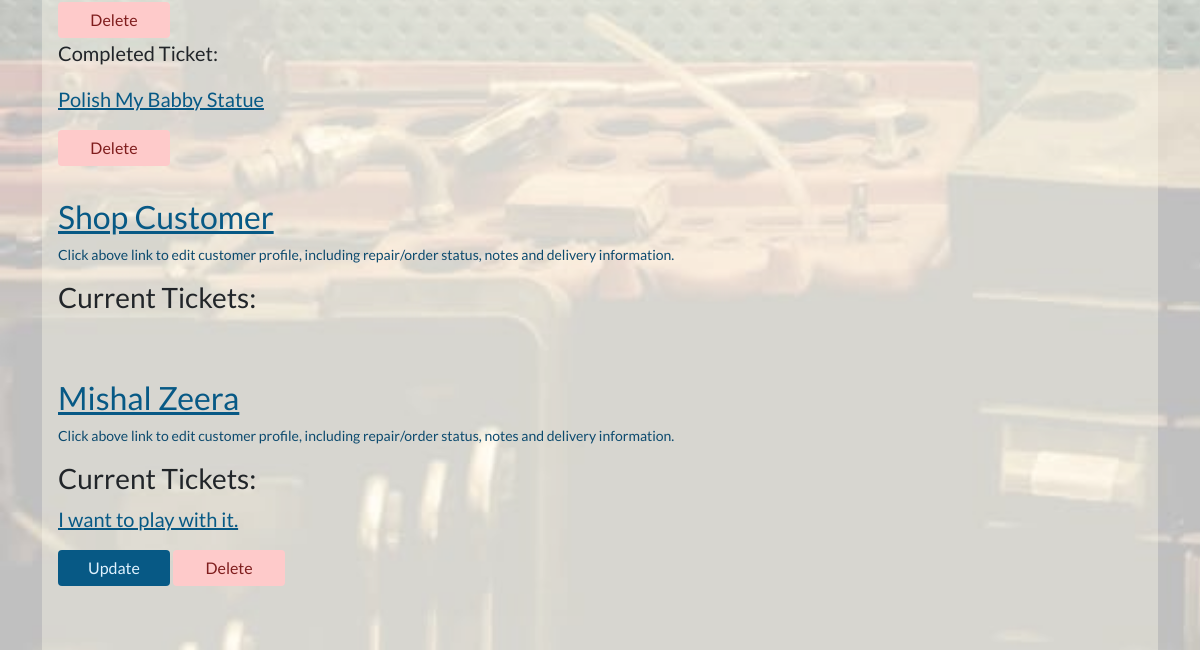
The page /workshop/ticket-overview/ (signed in, lower part) on the database as committed earlier.
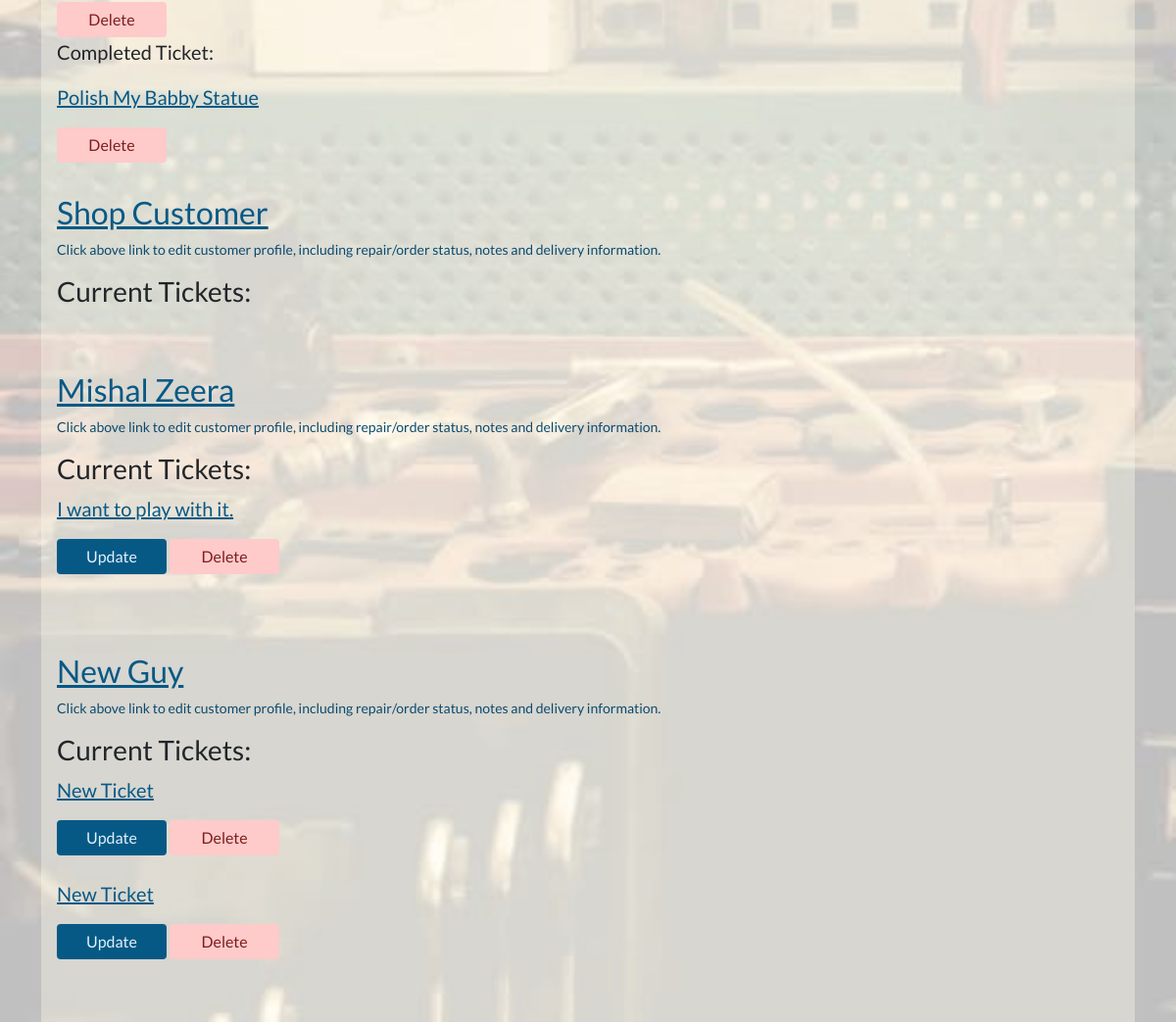
The same page on the database as committed later.
### repairs_restorals/models.py (models this page shows, shortened)
class ServiceTicket(models.Model):
    customer = models.ForeignKey(
        Customer, related_name='service_ticket', on_delete=models.CASCADE)
    workshop_staff_responsible = models.ForeignKey(
        StaffMember, related_name='staff_tickets', on_delete=models.CASCADE)
    title = models.CharField(max_length=255)
    date_created = models.DateField(auto_now_add=True, editable=False)
    last_updated = models.DateField(auto_now=True, editable=False)
    service_description = models.TextField()
    link_to_desired_materials_1 = models.URLField(null=True, blank=True)
    link_to_desired_materials_2 = models.URLField(null=True, blank=True)
    link_to_desired_materials_3 = models.URLField(null=True, blank=True)
    is_completed = models.BooleanField(default=False)
    has_invoice = models.BooleanField(default=False)

### profiles/models.py (models this page shows, shortened)
class Customer(models.Model):
    username = models.OneToOneField(
        User, on_delete=models.CASCADE, null=True, editable=False)
    email = models.EmailField(unique=True, default="start@domain.dj")
    full_name = models.CharField(max_length=100, null=True, blank=True)
    address1 = models.CharField(max_length=100, null=True, blank=True)
    address2 = models.CharField(max_length=100, null=True, blank=True)
    postcode = models.CharField(max_length=40, null=True, blank=True)
    town_or_city = models.CharField(max_length=40, null=True, blank=True)
    country = models.CharField(max_length=40, null=True, blank=True)
    notes = models.TextField(null=True, blank=True)
    staff_notes = models.TextField(null=True, blank=True)
    has_active_shop_orders = models.BooleanField(default=False)
    has_active_repairs = models.BooleanField(default=False)

### repairs_restorals/views.py (the view)
# urls.py: path('ticket-overview/', views.WorkshopStaffTicketOverview.as_view(),
class WorkshopStaffTicketOverview(GroupRequiredMixin, ListView):
    group_required = [u'Workshop Staff']
    queryset = Customer.objects.prefetch_related(
        'service_ticket').filter(has_active_repairs=True)
    template_name = 'repairs_restorals/workshop_ticket_overview.html'
    context_object_name = 'customers'

### invoices/contexts.py (called while the page is built, shortened)
def shopping_cart(request):
    template_cart = []
    products_count = 0
    order_amount = 0
    shipping = 0
    cart = request.session.get('cart', {})
    for item in enumerate(template_cart):
        products_count += 1
    order_total = order_amount + shipping
    stripe_total = round(order_total * 100)
    context = {
        'template_cart': template_cart,
        'products_count': products_count,
        'order_amount': order_amount,
        'shipping': shipping,
        'order_total': order_total,
        'stripe_total': stripe_total,
    }
    return context

### profiles/group_mixin_decorator.py (called while the page is built)
    def dispatch(self, request, *args, **kwargs):
        if not request.user.is_authenticated:
            raise PermissionDenied
        else:
            user_groups = []
            for group in request.user.groups.values_list('name', flat=True):
                user_groups.append(group)
            if len(set(user_groups).intersection(self.group_required)) <= 0:
                raise PermissionDenied
        return super(GroupRequiredMixin, self).dispatch(request, *args, **kwargs)

### repairs_restorals/templates/repairs_restorals/workshop_ticket_overview.html (shortened to what this page needs)
{% extends 'base.html' %}
{% load static %}
{% block extra_css %}
<link rel="stylesheet" href="{% static 'css/workshop_bg_image_trans.css' %}">
{% endblock %}
{% block content %}
{% for customer in customers %}
    <div class="transparent-card">
        <a href="{% url 'customer_account_update' pk=customer.id %}">
            <p class="h2">{{ customer.full_name }}</p>
        </a>
        <p class="small text-muted">Click above link to edit customer profile, including repair/order status, notes and delivery information. </p>
        <p class="h3">Current Tickets: </p>
        {% for ticket in customer.service_ticket.all %}
        {% if not ticket.is_completed %}
            <a href="{% url 'service_ticket' pk=ticket.id %}">
                <p class="lead">{{ ticket.title }}</p>
            </a>
            <a href="{% url 'update_service_ticket' pk=ticket.id %}" class="btn btn-info">
                Update
            </a>
            <a href="{% url 'ticket_delete' pk=ticket.id %}" class="btn btn-danger">
                Delete
            </a>
            <br>
        {% endif %}
        <br>
        {% endfor %}
        <br>
            {% for ticket in customer.service_ticket.all %}
            {% if ticket.is_completed %}
            <p class="lead">Completed Ticket: </p>
            <a href="{% url 'service_ticket' pk=ticket.id %}">
                <p class="lead">{{ ticket.title }}</p>
            </a>
            <a href="{% url 'ticket_delete' pk=ticket.id %}" class="btn btn-danger">
                Delete
            </a>
            <br>
            {% endif %}
            {% endfor%}
        </div>
{% endfor %}
{% endblock %}

Rows that differ between the two databases and show on the page:
added Customer: full_name "New Guy"
added ServiceTicket: title "New Ticket", shown under "New Guy"
added ServiceTicket: title "New Ticket", shown under "New Guy"
